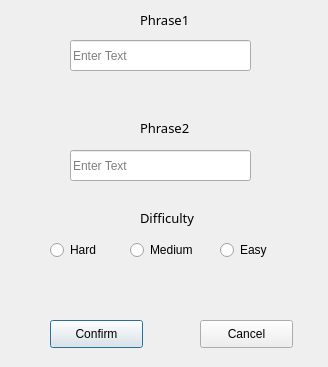
<?xml version="1.0" encoding="UTF-8"?>
<ui version="4.0">
 <class>AddCardWindow</class>
 <widget class="QDialog" name="AddCardWindow">
  <property name="geometry">
   <rect>
    <x>0</x>
    <y>0</y>
    <width>328</width>
    <height>367</height>
   </rect>
  </property>
  <property name="windowTitle">
   <string>Add new card</string>
  </property>
  <widget class="QLineEdit" name="lineForPhrase1">
   <property name="geometry">
    <rect>
     <x>70</x>
     <y>40</y>
     <width>181</width>
     <height>31</height>
    </rect>
   </property>
   <property name="maxLength">
    <number>20</number>
   </property>
   <property name="placeholderText">
    <string>Enter Text</string>
   </property>
  </widget>
  <widget class="QLineEdit" name="lineForPhrase2">
   <property name="geometry">
    <rect>
     <x>70</x>
     <y>150</y>
     <width>181</width>
     <height>31</height>
    </rect>
   </property>
   <property name="maxLength">
    <number>20</number>
   </property>
   <property name="placeholderText">
    <string>Enter Text</string>
   </property>
  </widget>
  <widget class="QLabel" name="Phrase1Label">
   <property name="geometry">
    <rect>
     <x>140</x>
     <y>10</y>
     <width>71</width>
     <height>20</height>
    </rect>
   </property>
   <property name="font">
    <font>
     <family>Rockwell</family>
     <pointsize>10</pointsize>
     <italic>false</italic>
    </font>
   </property>
   <property name="text">
    <string>Phrase1</string>
   </property>
  </widget>
  <widget class="QLabel" name="Phrase2Label">
   <property name="geometry">
    <rect>
     <x>140</x>
     <y>120</y>
     <width>71</width>
     <height>16</height>
    </rect>
   </property>
   <property name="font">
    <font>
     <family>Rockwell</family>
     <pointsize>10</pointsize>
     <italic>false</italic>
    </font>
   </property>
   <property name="text">
    <string>Phrase2</string>
   </property>
  </widget>
  <widget class="QPushButton" name="ConfirmButton">
   <property name="geometry">
    <rect>
     <x>50</x>
     <y>320</y>
     <width>93</width>
     <height>28</height>
    </rect>
   </property>
   <property name="text">
    <string>Confirm</string>
   </property>
  </widget>
  <widget class="QPushButton" name="CancelButton">
   <property name="geometry">
    <rect>
     <x>200</x>
     <y>320</y>
     <width>93</width>
     <height>28</height>
    </rect>
   </property>
   <property name="text">
    <string>Cancel</string>
   </property>
  </widget>
  <widget class="QRadioButton" name="HardRB">
   <property name="geometry">
    <rect>
     <x>50</x>
     <y>240</y>
     <width>95</width>
     <height>20</height>
    </rect>
   </property>
   <property name="text">
    <string>Hard</string>
   </property>
  </widget>
  <widget class="QRadioButton" name="MediumRB">
   <property name="geometry">
    <rect>
     <x>130</x>
     <y>240</y>
     <width>95</width>
     <height>20</height>
    </rect>
   </property>
   <property name="text">
    <string>Medium</string>
   </property>
  </widget>
  <widget class="QRadioButton" name="EasyRB">
   <property name="geometry">
    <rect>
     <x>220</x>
     <y>240</y>
     <width>95</width>
     <height>20</height>
    </rect>
   </property>
   <property name="text">
    <string>Easy</string>
   </property>
  </widget>
  <widget class="QLabel" name="PriorityLabel">
   <property name="geometry">
    <rect>
     <x>140</x>
     <y>210</y>
     <width>71</width>
     <height>16</height>
    </rect>
   </property>
   <property name="font">
    <font>
     <family>Rockwell</family>
     <pointsize>10</pointsize>
     <italic>false</italic>
    </font>
   </property>
   <property name="text">
    <string>Difficulty</string>
   </property>
  </widget>
  <widget class="QLabel" name="ErrorLabel">
   <property name="geometry">
    <rect>
     <x>54</x>
     <y>269</y>
     <width>221</width>
     <height>41</height>
    </rect>
   </property>
   <property name="font">
    <font>
     <family>OCR A Extended</family>
     <pointsize>9</pointsize>
    </font>
   </property>
   <property name="text">
    <string/>
   </property>
  </widget>
  <widget class="QLabel" name="HintLabel1">
   <property name="geometry">
    <rect>
     <x>260</x>
     <y>45</y>
     <width>31</width>
     <height>21</height>
    </rect>
   </property>
   <property name="toolTip">
    <string>Allowed symbols: letters and  ',.-?!' ' Letter case matters. 
Max size - 20 symbols. First symbol can be only a letter.</string>
   </property>
   <property name="text">
    <string/>
   </property>
  </widget>
  <widget class="QLabel" name="HintLabel2">
   <property name="geometry">
    <rect>
     <x>260</x>
     <y>155</y>
     <width>31</width>
     <height>20</height>
    </rect>
   </property>
   <property name="toolTip">
    <string>Allowed symbols: letters and  ',.-?!' ' Letter case matters. 
Max size - 20 symbols. First symbol can be only a letter.</string>
   </property>
   <property name="text">
    <string/>
   </property>
  </widget>
 </widget>
 <resources/>
 <connections/>
</ui>
